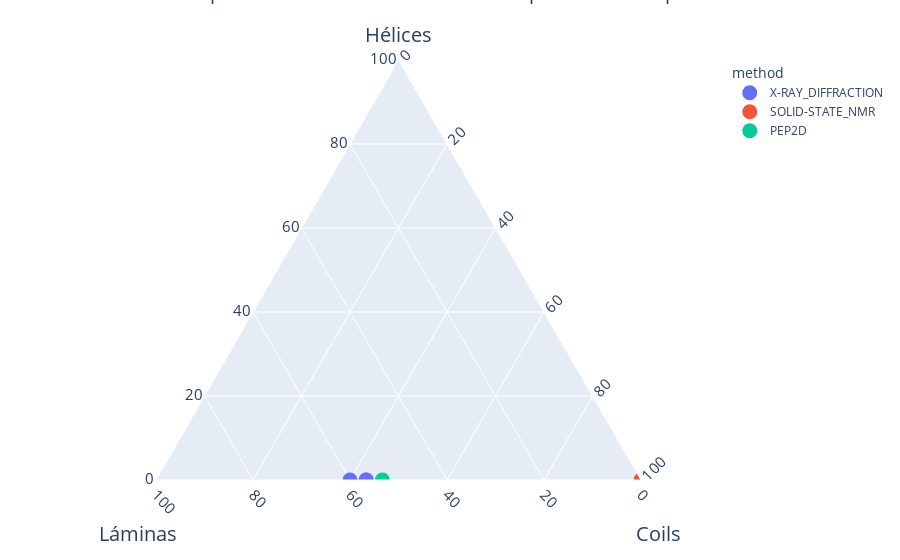

Notebook cell for this chart:
### Code cell
import plotly.express as px

df = pd.read_csv('./Data/multid_test2.csv')

fig = px.scatter_ternary(df, a='helix%', b='sheet%', c='coil%', color='method')

fig.update_traces(marker=dict(size=15),
                  selector=dict(mode='markers'))

def makeAxis(title, tickangle):
    return {
      'title': title,
      'titlefont': { 'size': 20 },
      'tickangle': tickangle,
      'tickfont': { 'size': 15 },
      'tickcolor': 'rgba(0,0,0,0)',
      'ticklen': 5,
      'showline': True,
      'showgrid': True
    }
fig.update_layout(
{
    'ternary': {
        'sum': 100,
        'aaxis': makeAxis('Hélices', 0),
        'baxis': makeAxis('<br>Láminas', 45),
        'caxis': makeAxis('<br>Coils', -45)
    },
    'annotations': [{
      'showarrow': False,
      'text': 'Diferencias de composición de estructura secundaria por método experimental',
        'x': 0.5,
        'y': 1.20,
        'font': { 'size': 20 }
    }]
}
        ) 
fig.show()

### Figure 1 — Plotly figure (JSON) as saved in the notebook; plotly's stock layout.template omitted (floating-point values rounded to 4 significant figures)
{"data": [{"a": [0, 0, 0], "b": [56.67, 60, 56.67], "c": [43.33, 40, 43.33], "hovertemplate": "method=X-RAY_DIFFRACTION<br>helix%=%{a}<br>sheet%=%{b}<br>coil%=%{c}<extra></extra>", "legendgroup": "X-RAY_DIFFRACTION", "marker": {"color": "#636efa", "size": 15, "symbol": "circle"}, "mode": "markers", "name": "X-RAY_DIFFRACTION", "showlegend": true, "subplot": "ternary", "type": "scatterternary"}, {"a": [0], "b": [0], "c": [100], "hovertemplate": "method=SOLID-STATE_NMR<br>helix%=%{a}<br>sheet%=%{b}<br>coil%=%{c}<extra></extra>", "legendgroup": "SOLID-STATE_NMR", "marker": {"color": "#EF553B", "size": 15, "symbol": "circle"}, "mode": "markers", "name": "SOLID-STATE_NMR", "showlegend": true, "subplot": "ternary", "type": "scatterternary"}, {"a": [0], "b": [53.33], "c": [46.67], "hovertemplate": "method=PEP2D<br>helix%=%{a}<br>sheet%=%{b}<br>coil%=%{c}<extra></extra>", "legendgroup": "PEP2D", "marker": {"color": "#00cc96", "size": 15, "symbol": "circle"}, "mode": "markers", "name": "PEP2D", "showlegend": true, "subplot": "ternary", "type": "scatterternary"}], "layout": {"annotations": [{"font": {"size": 20}, "showarrow": false, "text": "Diferencias de composición de estructura secundaria por método experimental", "x": 0.5, "y": 1.2}], "legend": {"title": {"text": "method"}, "tracegroupgap": 0}, "margin": {"t": 60}, "ternary": {"aaxis": {"showgrid": true, "showline": true, "tickangle": 0, "tickcolor": "rgba(0,0,0,0)", "tickfont": {"size": 15}, "ticklen": 5, "title": {"font": {"size": 20}, "text": "Hélices"}}, "baxis": {"showgrid": true, "showline": true, "tickangle": 45, "tickcolor": "rgba(0,0,0,0)", "tickfont": {"size": 15}, "ticklen": 5, "title": {"font": {"size": 20}, "text": "<br>Láminas"}}, "caxis": {"showgrid": true, "showline": true, "tickangle": -45, "tickcolor": "rgba(0,0,0,0)", "tickfont": {"size": 15}, "ticklen": 5, "title": {"font": {"size": 20}, "text": "<br>Coils"}}, "domain": {"x": [0, 1], "y": [0, 1]}, "sum": 100}}}
